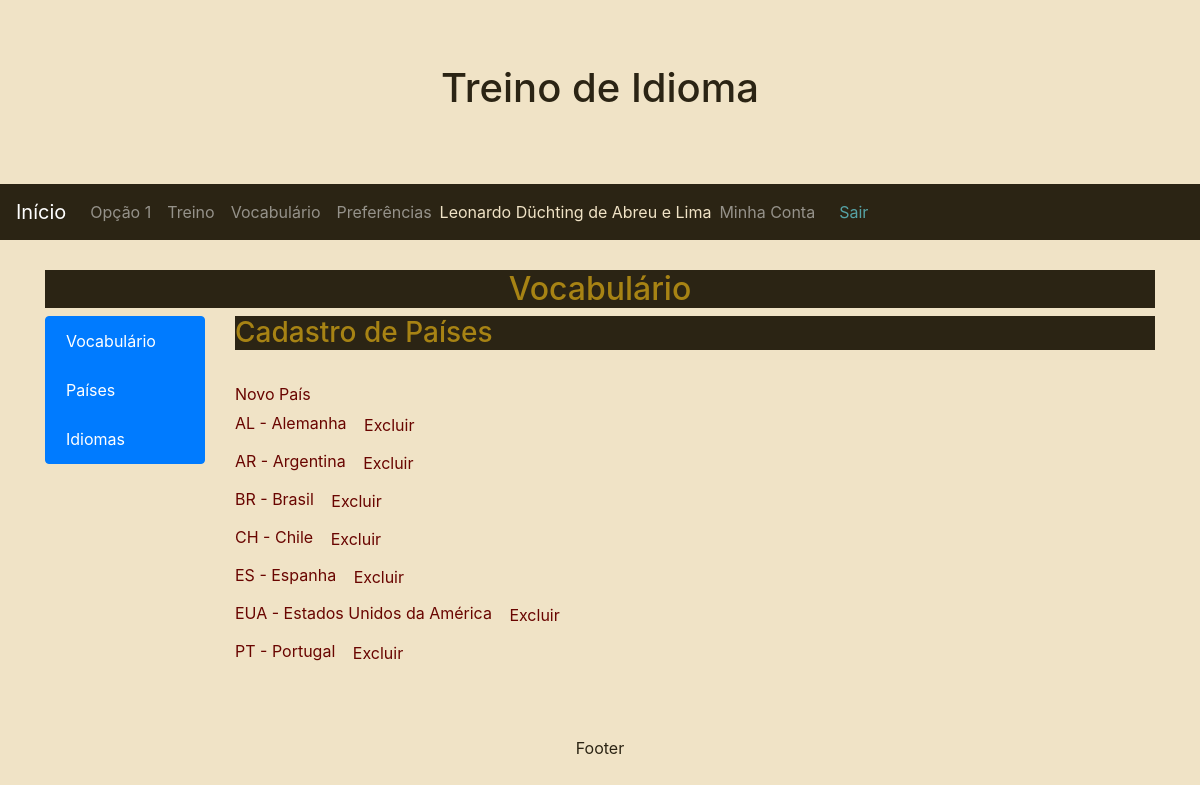
Page /Wortschatz/Landerliste/ (signed in) on the committed database.
### Zugriff/models.py (models this page shows, shortened)
class User(AbstractBaseUser, PermissionsMixin):
    username = models.CharField(
        'Apelido/Usuário', max_length = 30, unique=True, validators = [
            validators.RegexValidator(re.compile('^[\w.@+-]+$'),
            'Informe um nome de usuário válido. '
            'Este valor deve conter apenas letras e números. '
            'e os Caracteres: @/./+/-/_ .',
            'invalid'
            )
        ], help_text = 'Um nome curto que será usado para identificá-lo de forma única na plataforma'
    )
    name        = models.CharField('Nome', max_length=100)
    email       = models.EmailField('E-mail', unique=True)
    is_staff    = models.BooleanField('Equipe', default=False)
    is_active   = models.BooleanField('Ativo', default=True)
    date_joined = models.DateTimeField('Data de Entrada', auto_now_add=True)
    USERNAME_FIELD = 'username'
    REQUIRED_FIELDS = ['email']
    objects = UserManager()
    def __str__(self):
        return self.name or self.username
    class Meta:
        verbose_name = 'Usuário'
        verbose_name_plural = 'Usuários'

### Wortschatz/models.py (models this page shows, shortened)
class Land(models.Model):
    name = models.CharField('Nome', max_length = 100, unique=True)
    slug = models.SlugField('Abreviatura', max_length = 4, unique=True)
    created = models.DateTimeField('Criado em', auto_now_add=True, null=True)
    modified = models.DateTimeField('Modificado em', auto_now=True, null=True)
    class Meta:
        verbose_name = 'País'
        verbose_name_plural = 'Países'
        ordering = ['name', 'slug', 'created', 'modified']
    def __str__(self):
        return self.slug + ' - ' + self.name

### Wortschatz/views.py (the view)
# urls.py: path('Landerliste/', LanderlisteListView.as_view(), name='Landerliste'),
class LanderlisteListView(LoginRequiredMixin, ListView):
    model = Land
    template_name = 'Wortschatz/Landerliste.html'

### Wortschatz/templates/Wortschatz/Landerliste.html (shortened to what this page needs)
{% extends "Wortschatz/index.html" %}
{% block Wortschatz_Inhalt %}
<header>
  <h3>Cadastro de Países</h3>
</header>
<section>
  <br/><a href=" {% url 'Wortschatz:neuesLand' %} ">Novo País</a>
  {% if object_list %}
    {% for Land in object_list %}
      <br/><a href=" {% url 'Wortschatz:Landwechseln' Land.slug %} ">{{Land}}</a> <a href="{% url 'Wortschatz:LandLoschung' Land.slug %}" class="btn btn-default" role="button">Excluir</a>
    {% endfor %}
  {% endif %}
</section>
{% endblock %}

### Basis/templates/Basis.html (shortened to what this page needs)
{% load static %}
<!DOCTYPE html>
<html lang="pt-br">
<head>
<link rel="stylesheet" href="https://maxcdn.bootstrapcdn.com/bootstrap/4.1.0/css/bootstrap.min.css">
  <link rel="stylesheet" href="{% static 'Stil/Stil.css' %}" />
</head>
<body>
<div class="jumbotron text-center" style="margin-bottom:0">
  <h1>Treino de Idioma</h1>
</div>
<nav class="navbar navbar-expand-sm navbar-dark">
  <a class="navbar-brand" href="{% url 'index' %}">Início</a>
  <div class="collapse navbar-collapse" id="collapsibleNavbar">
    <ul class="navbar-nav">
      <li class="nav-item">
        <a class="nav-link" href="#">Opção 1</a>
      </li>
      <li class="nav-item">
        <a class="nav-link" href="{% url 'ausbildung:index' %}">Treino</a>
      </li>
  {% if user.is_authenticated %}
      <li class="nav-item">
        <a class="nav-link" href=" {% url 'Wortschatz:index' %}">Vocabulário</a>
      </li>
      <li class="nav-item">
        <a class="nav-link" href=" {% url 'Wortschatz:Benutzervorgabenechseln' %} ">Preferências</a>
      </li>
    </ul>
    <div class="nav-item">
        <span class="nav-brand glyphicon glyphicon-log-in">{{user}}</span>
    </div>
    <div class="">
      <ul class="navbar-nav">
        <li class="nav-item">
          <a class="nav-link" href="{% url 'Zugriff:index' %}">Minha Conta</a>
        </li>
      </ul>
    </div>
    <div class="nav-item">
        <a id="logout" class="nav-link" href="{% url 'Zugriff:logout' %}">Sair</a>
  {% endif %}
    </div>
  </div>
</nav>
<div class="container margin-top" style="margin-top:30px">
 {% block Inhalt %}
 {% endblock %}
</div>
<div class="jumbotron text-center" style="margin-bottom:0">
  <p>Footer</p>
</div>
</body>
</html>

### Basis/static/Stil/Stil.css (style rules this page uses)
body { background-image: url('../Bilder/Hintergrund.png'); background-repeat: no-repeat; background-size: 100% auto; background-color: #f0e3c6; color: #2b2414; }
body a { color: #690500; }
.jumbotron { background: none; color: #2b2414; }
nav { background-color: #2b2414; color: #f0e3c6; }
nav a { color: #56a3a6; }
header { background-color: #2b2414; color: #a78314; }

### rows in the picture
User: name "Leonardo Düchting de Abreu e Lima"
Land: slug+name "AL - Alemanha"
Land: slug+name "AR - Argentina"
Land: slug+name "BR - Brasil"
Land: slug+name "CH - Chile"
Land: slug+name "ES - Espanha"
Land: slug+name "EUA - Estados Unidos da América"
Land: slug+name "PT - Portugal"
